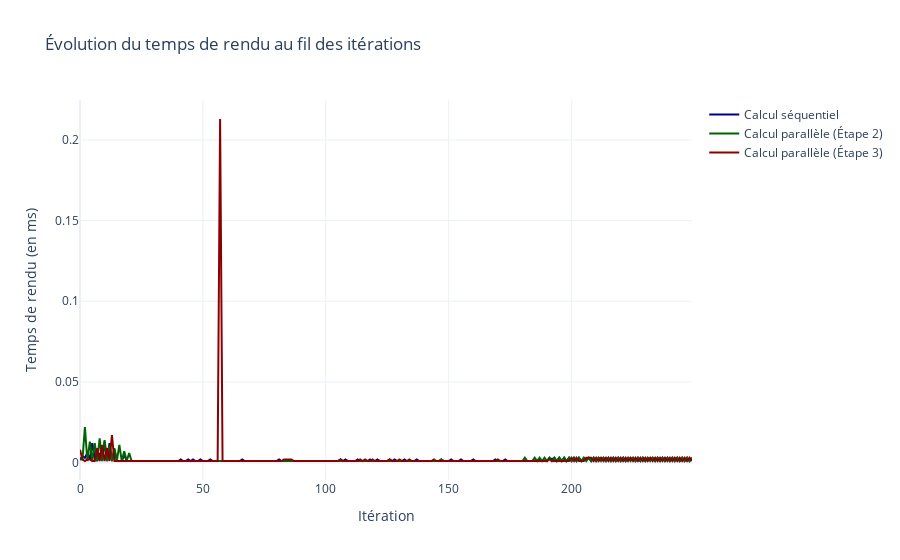

Notebook cell for this chart:
### Code cell
fig = go.Figure()

fig.add_trace(go.Scatter(
    x=seq_rendering_results.index,
    y=seq_rendering_results["Rendering time"],
    name="Calcul séquentiel",
    line=dict(color="darkblue")
))

fig.add_trace(go.Scatter(
    x=par_step_2_rendering_results.index,
    y=par_step_2_rendering_results["Rendering time"],
    name="Calcul parallèle (Étape 2)",
    line=dict(color="darkgreen")
))

fig.add_trace(go.Scatter(
    x=par_step_3_rendering_results.index,
    y=par_step_3_rendering_results["Rendering time"],
    name="Calcul parallèle (Étape 3)",
    line=dict(color="darkred")
))

fig.update_layout(
    title="Évolution du temps de rendu au fil des itérations",
    xaxis_title="Itération",
    yaxis_title="Temps de rendu (en ms)",
    template="plotly_white"
)

fig.show()

### Figure 1 — Plotly figure (JSON) as saved in the notebook; plotly's stock layout.template omitted (floating-point values rounded to 4 significant figures; data arrays with more than 128 entries replaced by an {"elided": "..."} marker saying what was removed)
{"data": [{"line": {"color": "darkblue"}, "name": "Calcul séquentiel", "type": "scatter", "x": {"elided": "250 int values"}, "y": {"elided": "250 float values"}}, {"line": {"color": "darkgreen"}, "name": "Calcul parallèle (Étape 2)", "type": "scatter", "x": {"elided": "250 int values"}, "y": {"elided": "250 float values"}}, {"line": {"color": "darkred"}, "name": "Calcul parallèle (Étape 3)", "type": "scatter", "x": {"elided": "250 int values"}, "y": {"elided": "250 float values"}}], "layout": {"title": {"text": "Évolution du temps de rendu au fil des itérations"}, "xaxis": {"title": {"text": "Itération"}}, "yaxis": {"title": {"text": "Temps de rendu (en ms)"}}}}
